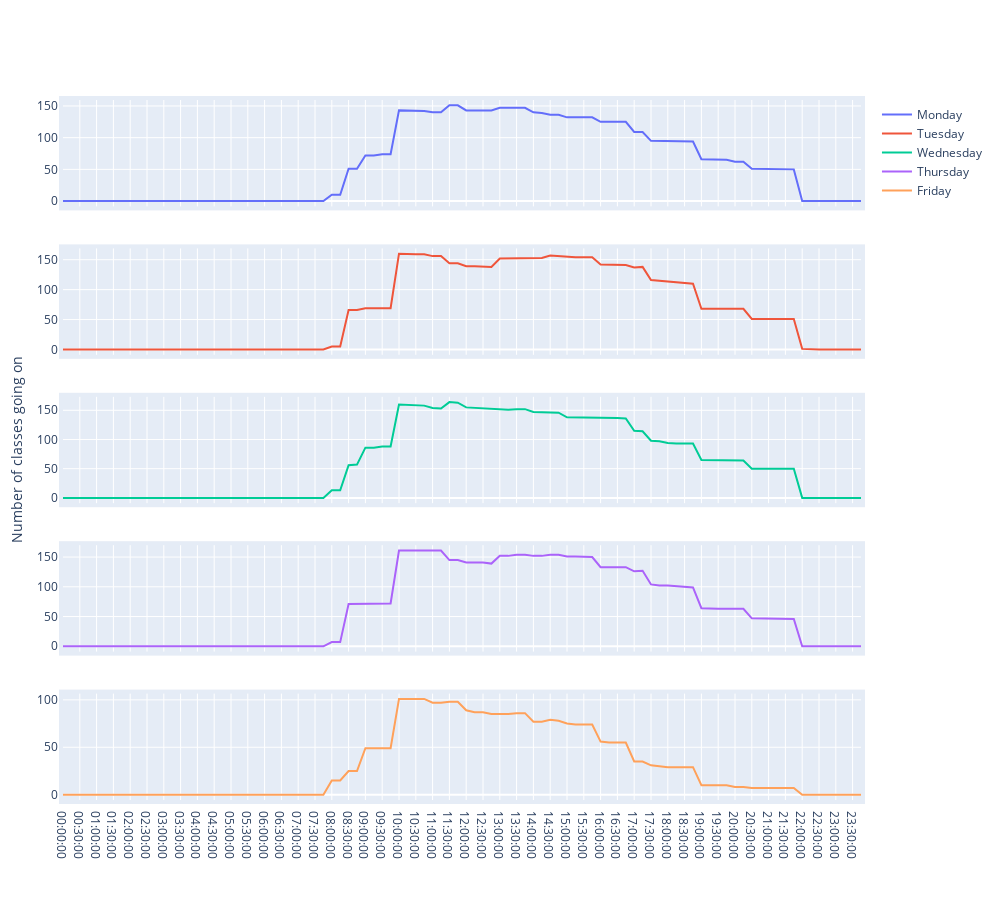

This figure's notebook cell:
### Code cell
fig = make_subplots(rows=5, cols=1, shared_xaxes=True)


fig.append_trace(go.Scatter(x=time_range, 
                         y=[get_number_of_classes_given_time_and_day(t, 'Monday', df) for t in time_range],
                         name='Monday'), row=1, col=1)

fig.append_trace(go.Scatter(x=time_range, 
                         y=[get_number_of_classes_given_time_and_day(t, 'Tuesday', df) for t in time_range],
                         name='Tuesday'), row=2, col=1)

fig.append_trace(go.Scatter(x=time_range, 
                         y=[get_number_of_classes_given_time_and_day(t, 'Wednesday', df) for t in time_range],
                         name='Wednesday'), row=3, col=1)

fig.append_trace(go.Scatter(x=time_range, 
                         y=[get_number_of_classes_given_time_and_day(t, 'Thursday', df) for t in time_range],
                         name='Thursday'), row=4, col=1)

fig.append_trace(go.Scatter(x=time_range, 
                         y=[get_number_of_classes_given_time_and_day(t, 'Friday', df) for t in time_range],
                         name='Friday'), row=5, col=1)

fig.update_layout(
    autosize=False,
    width=1000,
    height=900,
    margin=dict(
        l=50,
        r=50,
        b=100,
        t=100,
        pad=4
    )
)


fig.update_yaxes(title_text="Number of classes going on", row=3, col=1)


fig.show()

### Figure 1 — Plotly figure (JSON) as saved in the notebook; plotly's stock layout.template omitted (floating-point values rounded to 4 significant figures)
{"data": [{"name": "Monday", "type": "scatter", "x": ["00:00:00", "00:15:00", "00:30:00", "00:45:00", "01:00:00", "01:15:00", "01:30:00", "01:45:00", "02:00:00", "02:15:00", "02:30:00", "02:45:00", "03:00:00", "03:15:00", "03:30:00", "03:45:00", "04:00:00", "04:15:00", "04:30:00", "04:45:00", "05:00:00", "05:15:00", "05:30:00", "05:45:00", "06:00:00", "06:15:00", "06:30:00", "06:45:00", "07:00:00", "07:15:00", "07:30:00", "07:45:00", "08:00:00", "08:15:00", "08:30:00", "08:45:00", "09:00:00", "09:15:00", "09:30:00", "09:45:00", "10:00:00", "10:15:00", "10:30:00", "10:45:00", "11:00:00", "11:15:00", "11:30:00", "11:45:00", "12:00:00", "12:15:00", "12:30:00", "12:45:00", "13:00:00", "13:15:00", "13:30:00", "13:45:00", "14:00:00", "14:15:00", "14:30:00", "14:45:00", "15:00:00", "15:15:00", "15:30:00", "15:45:00", "16:00:00", "16:15:00", "16:30:00", "16:45:00", "17:00:00", "17:15:00", "17:30:00", "17:45:00", "18:00:00", "18:15:00", "18:30:00", "18:45:00", "19:00:00", "19:15:00", "19:30:00", "19:45:00", "20:00:00", "20:15:00", "20:30:00", "20:45:00", "21:00:00", "21:15:00", "21:30:00", "21:45:00", "22:00:00", "22:15:00", "22:30:00", "22:45:00", "23:00:00", "23:15:00", "23:30:00", "23:45:00"], "xaxis": "x", "y": [0, 0, 0, 0, 0, 0, 0, 0, 0, 0, 0, 0, 0, 0, 0, 0, 0, 0, 0, 0, 0, 0, 0, 0, 0, 0, 0, 0, 0, 0, 0, 0, 10, 10, 51, 51, 72, 72, 74, 74, 143, 143, 142, 142, 140, 140, 151, 151, 143, 143, 143, 143, 147, 147, 147, 147, 140, 139, 136, 136, 132, 132, 132, 132, 125, 125, 126, 125, 109, 109, 95, 95, 95, 95, 94, 94, 66, 66, 65, 65, 62, 62, 51, 51, 50, 50, 50, 50, 0, 0, 0, 0, 0, 0, 0, 0], "yaxis": "y"}, {"name": "Tuesday", "type": "scatter", "x": ["00:00:00", "00:15:00", "00:30:00", "00:45:00", "01:00:00", "01:15:00", "01:30:00", "01:45:00", "02:00:00", "02:15:00", "02:30:00", "02:45:00", "03:00:00", "03:15:00", "03:30:00", "03:45:00", "04:00:00", "04:15:00", "04:30:00", "04:45:00", "05:00:00", "05:15:00", "05:30:00", "05:45:00", "06:00:00", "06:15:00", "06:30:00", "06:45:00", "07:00:00", "07:15:00", "07:30:00", "07:45:00", "08:00:00", "08:15:00", "08:30:00", "08:45:00", "09:00:00", "09:15:00", "09:30:00", "09:45:00", "10:00:00", "10:15:00", "10:30:00", "10:45:00", "11:00:00", "11:15:00", "11:30:00", "11:45:00", "12:00:00", "12:15:00", "12:30:00", "12:45:00", "13:00:00", "13:15:00", "13:30:00", "13:45:00", "14:00:00", "14:15:00", "14:30:00", "14:45:00", "15:00:00", "15:15:00", "15:30:00", "15:45:00", "16:00:00", "16:15:00", "16:30:00", "16:45:00", "17:00:00", "17:15:00", "17:30:00", "17:45:00", "18:00:00", "18:15:00", "18:30:00", "18:45:00", "19:00:00", "19:15:00", "19:30:00", "19:45:00", "20:00:00", "20:15:00", "20:30:00", "20:45:00", "21:00:00", "21:15:00", "21:30:00", "21:45:00", "22:00:00", "22:15:00", "22:30:00", "22:45:00", "23:00:00", "23:15:00", "23:30:00", "23:45:00"], "xaxis": "x2", "y": [0, 0, 0, 0, 0, 0, 0, 0, 0, 0, 0, 0, 0, 0, 0, 0, 0, 0, 0, 0, 0, 0, 0, 0, 0, 0, 0, 0, 0, 0, 0, 0, 5, 5, 66, 66, 69, 69, 69, 69, 160, 159, 159, 159, 156, 156, 144, 144, 139, 139, 139, 138, 152, 152, 153, 153, 153, 153, 157, 156, 154, 154, 154, 154, 142, 142, 141, 141, 137, 138, 116, 115, 113, 113, 111, 110, 68, 68, 68, 68, 68, 68, 51, 51, 51, 51, 51, 51, 1, 0, 0, 0, 0, 0, 0, 0], "yaxis": "y2"}, {"name": "Wednesday", "type": "scatter", "x": ["00:00:00", "00:15:00", "00:30:00", "00:45:00", "01:00:00", "01:15:00", "01:30:00", "01:45:00", "02:00:00", "02:15:00", "02:30:00", "02:45:00", "03:00:00", "03:15:00", "03:30:00", "03:45:00", "04:00:00", "04:15:00", "04:30:00", "04:45:00", "05:00:00", "05:15:00", "05:30:00", "05:45:00", "06:00:00", "06:15:00", "06:30:00", "06:45:00", "07:00:00", "07:15:00", "07:30:00", "07:45:00", "08:00:00", "08:15:00", "08:30:00", "08:45:00", "09:00:00", "09:15:00", "09:30:00", "09:45:00", "10:00:00", "10:15:00", "10:30:00", "10:45:00", "11:00:00", "11:15:00", "11:30:00", "11:45:00", "12:00:00", "12:15:00", "12:30:00", "12:45:00", "13:00:00", "13:15:00", "13:30:00", "13:45:00", "14:00:00", "14:15:00", "14:30:00", "14:45:00", "15:00:00", "15:15:00", "15:30:00", "15:45:00", "16:00:00", "16:15:00", "16:30:00", "16:45:00", "17:00:00", "17:15:00", "17:30:00", "17:45:00", "18:00:00", "18:15:00", "18:30:00", "18:45:00", "19:00:00", "19:15:00", "19:30:00", "19:45:00", "20:00:00", "20:15:00", "20:30:00", "20:45:00", "21:00:00", "21:15:00", "21:30:00", "21:45:00", "22:00:00", "22:15:00", "22:30:00", "22:45:00", "23:00:00", "23:15:00", "23:30:00", "23:45:00"], "xaxis": "x3", "y": [0, 0, 0, 0, 0, 0, 0, 0, 0, 0, 0, 0, 0, 0, 0, 0, 0, 0, 0, 0, 0, 0, 0, 0, 0, 0, 0, 0, 0, 0, 0, 0, 13, 13, 56, 57, 86, 86, 88, 88, 160, 159, 158, 158, 154, 153, 164, 163, 155, 154, 154, 153, 151, 151, 152, 152, 147, 147, 146, 146, 138, 138, 138, 138, 138, 137, 137, 136, 115, 114, 98, 97, 94, 93, 93, 93, 65, 65, 65, 65, 64, 64, 50, 50, 50, 50, 50, 50, 0, 0, 0, 0, 0, 0, 0, 0], "yaxis": "y3"}, {"name": "Thursday", "type": "scatter", "x": ["00:00:00", "00:15:00", "00:30:00", "00:45:00", "01:00:00", "01:15:00", "01:30:00", "01:45:00", "02:00:00", "02:15:00", "02:30:00", "02:45:00", "03:00:00", "03:15:00", "03:30:00", "03:45:00", "04:00:00", "04:15:00", "04:30:00", "04:45:00", "05:00:00", "05:15:00", "05:30:00", "05:45:00", "06:00:00", "06:15:00", "06:30:00", "06:45:00", "07:00:00", "07:15:00", "07:30:00", "07:45:00", "08:00:00", "08:15:00", "08:30:00", "08:45:00", "09:00:00", "09:15:00", "09:30:00", "09:45:00", "10:00:00", "10:15:00", "10:30:00", "10:45:00", "11:00:00", "11:15:00", "11:30:00", "11:45:00", "12:00:00", "12:15:00", "12:30:00", "12:45:00", "13:00:00", "13:15:00", "13:30:00", "13:45:00", "14:00:00", "14:15:00", "14:30:00", "14:45:00", "15:00:00", "15:15:00", "15:30:00", "15:45:00", "16:00:00", "16:15:00", "16:30:00", "16:45:00", "17:00:00", "17:15:00", "17:30:00", "17:45:00", "18:00:00", "18:15:00", "18:30:00", "18:45:00", "19:00:00", "19:15:00", "19:30:00", "19:45:00", "20:00:00", "20:15:00", "20:30:00", "20:45:00", "21:00:00", "21:15:00", "21:30:00", "21:45:00", "22:00:00", "22:15:00", "22:30:00", "22:45:00", "23:00:00", "23:15:00", "23:30:00", "23:45:00"], "xaxis": "x4", "y": [0, 0, 0, 0, 0, 0, 0, 0, 0, 0, 0, 0, 0, 0, 0, 0, 0, 0, 0, 0, 0, 0, 0, 0, 0, 0, 0, 0, 0, 0, 0, 0, 7, 7, 71, 71, 72, 72, 72, 72, 161, 161, 161, 161, 161, 161, 145, 145, 141, 141, 141, 139, 152, 152, 154, 154, 152, 152, 154, 154, 151, 151, 150, 150, 133, 133, 133, 133, 126, 127, 104, 102, 102, 101, 100, 99, 64, 63, 63, 63, 63, 63, 47, 47, 47, 46, 46, 46, 0, 0, 0, 0, 0, 0, 0, 0], "yaxis": "y4"}, {"name": "Friday", "type": "scatter", "x": ["00:00:00", "00:15:00", "00:30:00", "00:45:00", "01:00:00", "01:15:00", "01:30:00", "01:45:00", "02:00:00", "02:15:00", "02:30:00", "02:45:00", "03:00:00", "03:15:00", "03:30:00", "03:45:00", "04:00:00", "04:15:00", "04:30:00", "04:45:00", "05:00:00", "05:15:00", "05:30:00", "05:45:00", "06:00:00", "06:15:00", "06:30:00", "06:45:00", "07:00:00", "07:15:00", "07:30:00", "07:45:00", "08:00:00", "08:15:00", "08:30:00", "08:45:00", "09:00:00", "09:15:00", "09:30:00", "09:45:00", "10:00:00", "10:15:00", "10:30:00", "10:45:00", "11:00:00", "11:15:00", "11:30:00", "11:45:00", "12:00:00", "12:15:00", "12:30:00", "12:45:00", "13:00:00", "13:15:00", "13:30:00", "13:45:00", "14:00:00", "14:15:00", "14:30:00", "14:45:00", "15:00:00", "15:15:00", "15:30:00", "15:45:00", "16:00:00", "16:15:00", "16:30:00", "16:45:00", "17:00:00", "17:15:00", "17:30:00", "17:45:00", "18:00:00", "18:15:00", "18:30:00", "18:45:00", "19:00:00", "19:15:00", "19:30:00", "19:45:00", "20:00:00", "20:15:00", "20:30:00", "20:45:00", "21:00:00", "21:15:00", "21:30:00", "21:45:00", "22:00:00", "22:15:00", "22:30:00", "22:45:00", "23:00:00", "23:15:00", "23:30:00", "23:45:00"], "xaxis": "x5", "y": [0, 0, 0, 0, 0, 0, 0, 0, 0, 0, 0, 0, 0, 0, 0, 0, 0, 0, 0, 0, 0, 0, 0, 0, 0, 0, 0, 0, 0, 0, 0, 0, 15, 15, 25, 25, 49, 49, 49, 49, 101, 101, 101, 101, 97, 97, 98, 98, 89, 87, 87, 85, 85, 85, 86, 86, 77, 77, 79, 78, 75, 74, 74, 74, 56, 55, 55, 55, 35, 35, 31, 30, 29, 29, 29, 29, 10, 10, 10, 10, 8, 8, 7, 7, 7, 7, 7, 7, 0, 0, 0, 0, 0, 0, 0, 0], "yaxis": "y5"}], "layout": {"autosize": false, "height": 900, "margin": {"b": 100, "l": 50, "pad": 4, "r": 50, "t": 100}, "width": 1000, "xaxis": {"anchor": "y", "domain": [0, 1], "matches": "x5", "showticklabels": false}, "xaxis2": {"anchor": "y2", "domain": [0, 1], "matches": "x5", "showticklabels": false}, "xaxis3": {"anchor": "y3", "domain": [0, 1], "matches": "x5", "showticklabels": false}, "xaxis4": {"anchor": "y4", "domain": [0, 1], "matches": "x5", "showticklabels": false}, "xaxis5": {"anchor": "y5", "domain": [0, 1]}, "yaxis": {"anchor": "x", "domain": [0.848, 1]}, "yaxis2": {"anchor": "x2", "domain": [0.636, 0.788]}, "yaxis3": {"anchor": "x3", "domain": [0.424, 0.576], "title": {"text": "Number of classes going on"}}, "yaxis4": {"anchor": "x4", "domain": [0.212, 0.364]}, "yaxis5": {"anchor": "x5", "domain": [0, 0.152]}}}
